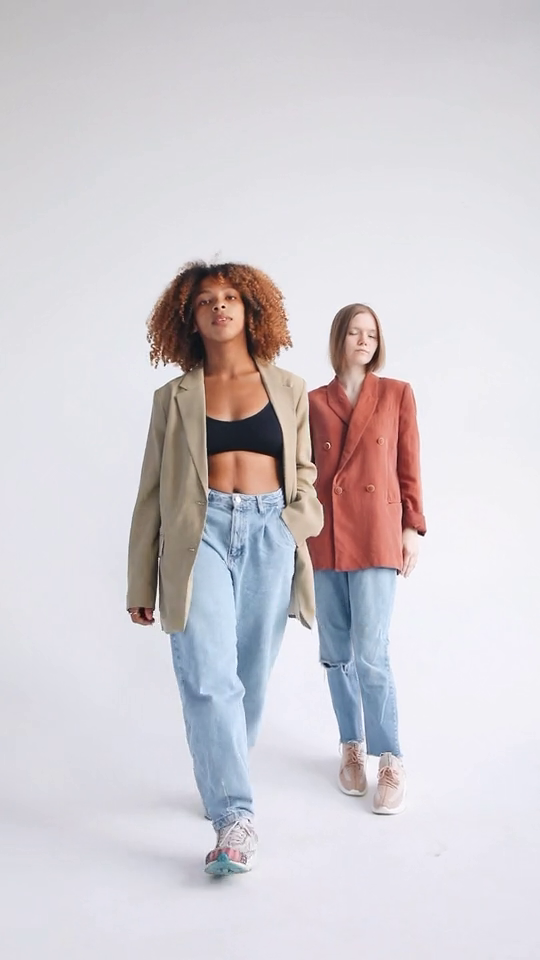
#> input picture frame 10 of 파이썬의도구들/CH3_파이썬의도구들_라이브러리/3_4_이미지처리와ProgressBar/project5_video_mosaic_app/sample_video.mp4, 540 x 960 px
$ python face_mosaic_app.py
#> lines starting #> are read from the running program, lines starting #| are printed output that depends on the picture; after the words box and inside, x2 and y2 are one past the last pixel; in counts of white or black regions, pixels touching at a corner belong together
import cv2
from tqdm import tqdm

# OpenCV에서 제공하는 얼굴 검출기 로드
face_cascade = cv2.CascadeClassifier(cv2.data.haarcascades + 'haarcascade_frontalface_default.xml')


# 모자이크 효과를 적용하는 함수
def apply_mosaic(image, x, y, w, h, mosaic_scale=0.05):  # Adjusted mosaic_scale for more pixelation
    roi = image[y:y+h, x:x+w]
    roi = cv2.resize(roi, (int(w * mosaic_scale), int(h * mosaic_scale)), interpolation=cv2.INTER_LINEAR)
    roi = cv2.resize(roi, (w, h), interpolation=cv2.INTER_NEAREST)
    image[y:y+h, x:x+w] = roi
    return image

# 비디오 파일 열기
cap = cv2.VideoCapture('sample_video.mp4')

# 출력 비디오 저장을 위한 초기화
fourcc = cv2.VideoWriter_fourcc(*'XVID')
out = cv2.VideoWriter('output_video.avi', fourcc, cap.get(cv2.CAP_PROP_FPS), (int(cap.get(3)), int(cap.get(4))))

# 진행률 표시를 위한 총 프레임 수 가져오기
total_frames = int(cap.get(cv2.CAP_PROP_FRAME_COUNT))

# 진행률 표시와 함께 비디오 모자이크 처리
with tqdm(total=total_frames, desc="Processing Video") as pbar:
    while cap.isOpened():
        ret, frame = cap.read()
#> frame is the input picture: shape (960, 540, 3); mean B, G, R 210.6, 205.4, 210.4
        if not ret:
            break

        # 프레임을 그레이스케일로 변환
        gray = cv2.cvtColor(frame, cv2.COLOR_BGR2GRAY)
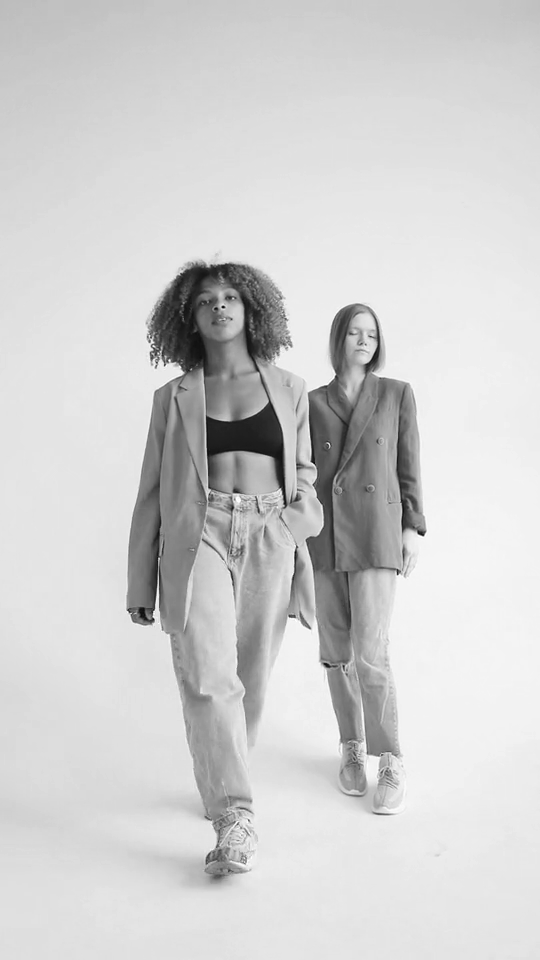
#> gray: shape (960, 540); min 8, max 255, mean 207.6

        # 프레임에서 얼굴 검출
        faces = face_cascade.detectMultiScale(gray, scaleFactor=1.3, minNeighbors=5, minSize=(20, 20))
#> faces = [[338, 314, 50, 50], [189, 277, 61, 61]]

        # 검출된 얼굴에 모자이크 적용
        for (x, y, w, h) in faces:
            frame = apply_mosaic(frame, x, y, w, h)
#> this loop made 2 passes
#> pass 1, in apply_mosaic, `roi = image[y:y+h, x:x+w]`:
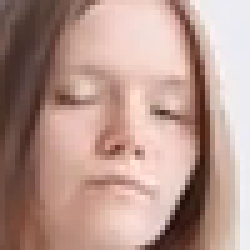
#> roi: shape (50, 50, 3) (shown 5 times larger); mean B, G, R 141.5, 151, 182.6
#> pass 1, in apply_mosaic, `roi = cv2.resize(roi, (w, h), interpolation=cv2.INTER_NEAREST)`:
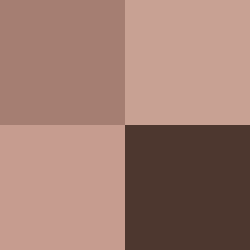
#> roi: shape (50, 50, 3) (shown 5 times larger); mean B, G, R 112.8, 124.5, 160
#> pass 1, `frame = apply_mosaic(frame, x, y, w, h)`:
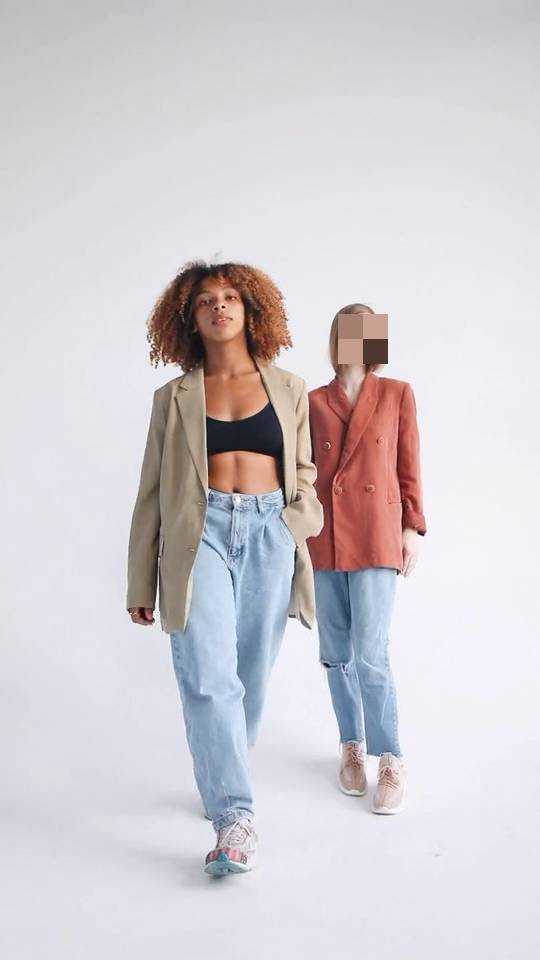
#> frame: shape (960, 540, 3); 0.48% of pixels changed, all inside (x1, y1, x2, y2) = (338, 314, 388, 364)
#> pass 2, in apply_mosaic (call 2), `roi = image[y:y+h, x:x+w]`:
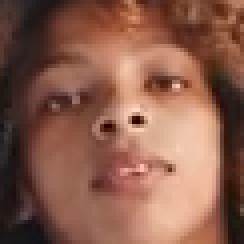
#> roi: shape (61, 61, 3) (shown 4 times larger); mean B, G, R 76, 92.4, 137.9
#> after the loop:
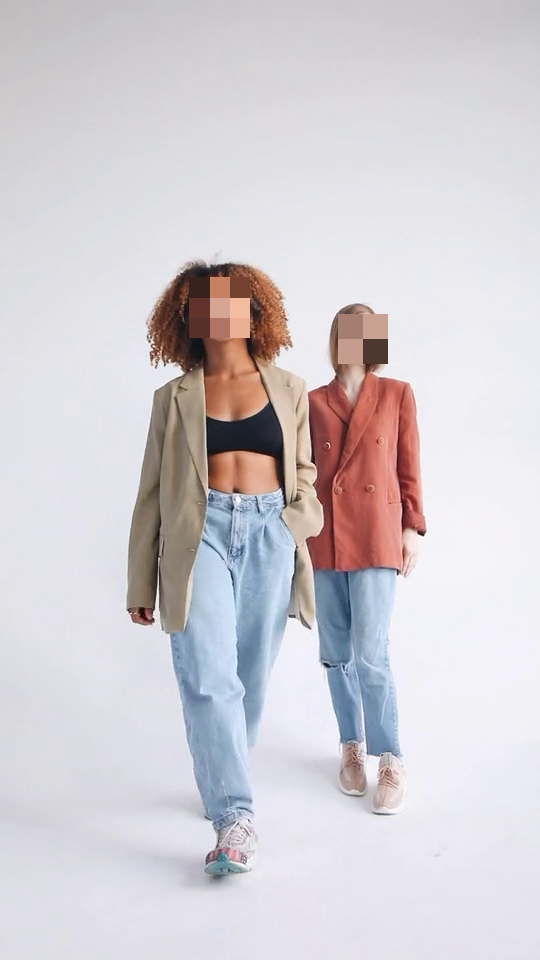
#> frame: shape (960, 540, 3); 0.72% of pixels changed, all inside (x1, y1, x2, y2) = (189, 277, 250, 338)

        # 출력 비디오에 모자이크 된 프레임 쓰기
        out.write(frame)

        # 진행 된 frame 수 업데이트
        pbar.update(1)


# 비디오 캡처 및 작성기 객체 해제
cap.release()
out.release()
cv2.destroyAllWindows()

$ run again, starting later in the video
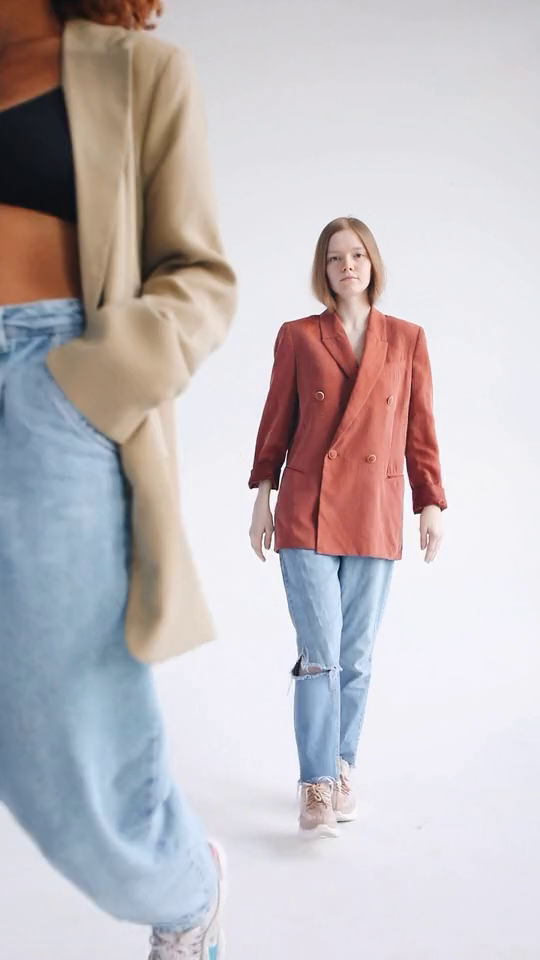
#> input picture frame 45 of 파이썬의도구들/CH3_파이썬의도구들_라이브러리/3_4_이미지처리와ProgressBar/project5_video_mosaic_app/sample_video.mp4, 540 x 960 px
#> frame is the input picture: shape (960, 540, 3); mean B, G, R 192, 188.4, 195.1
#> `gray = cv2.cvtColor(frame, cv2.COLOR_BGR2GRAY)`:
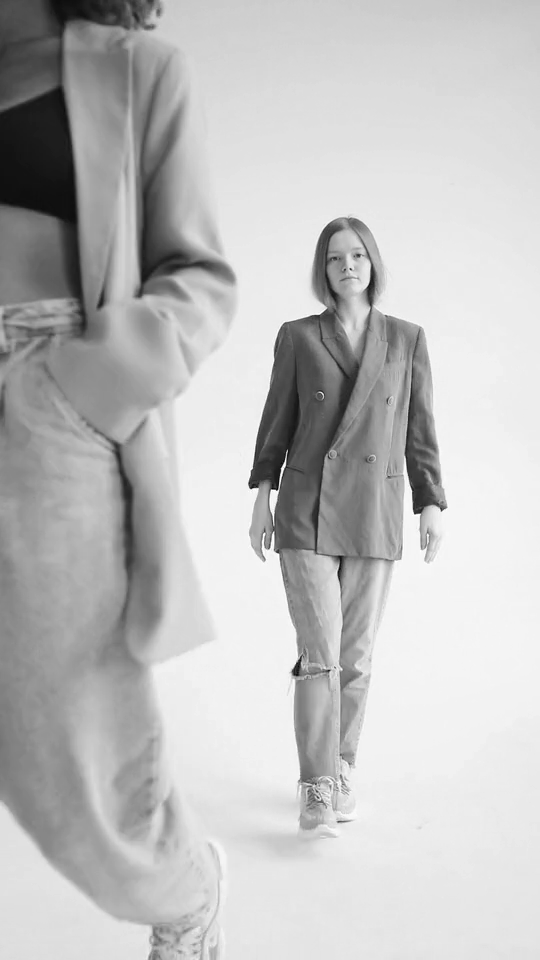
#> gray: shape (960, 540); min 3, max 255, mean 190.8
#> faces = [[318, 234, 61, 61]]
#> the loop `for (x, y, w, h) in faces:` made 1 pass
#> pass 1, `frame = apply_mosaic(frame, x, y, w, h)`:
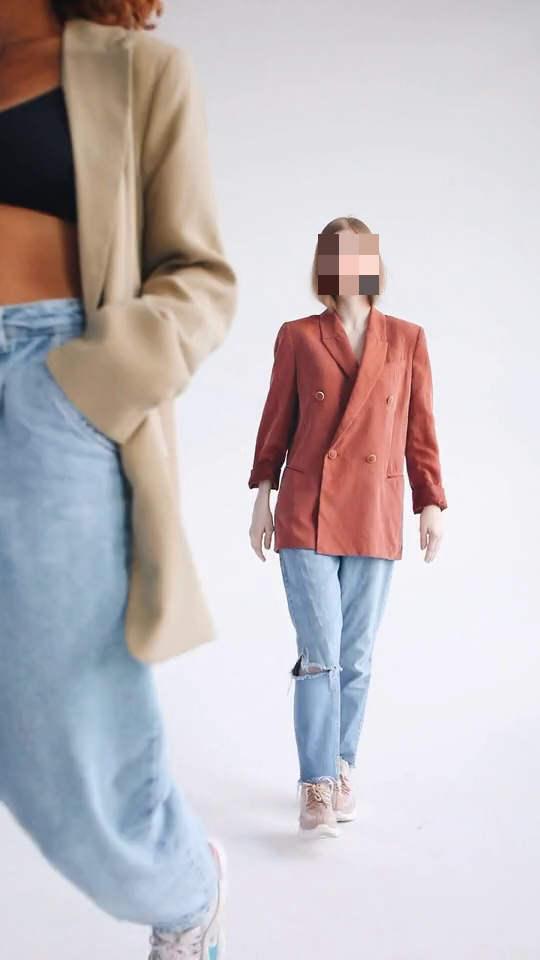
#> frame: shape (960, 540, 3); 0.72% of pixels changed, all inside (x1, y1, x2, y2) = (318, 234, 379, 295)
